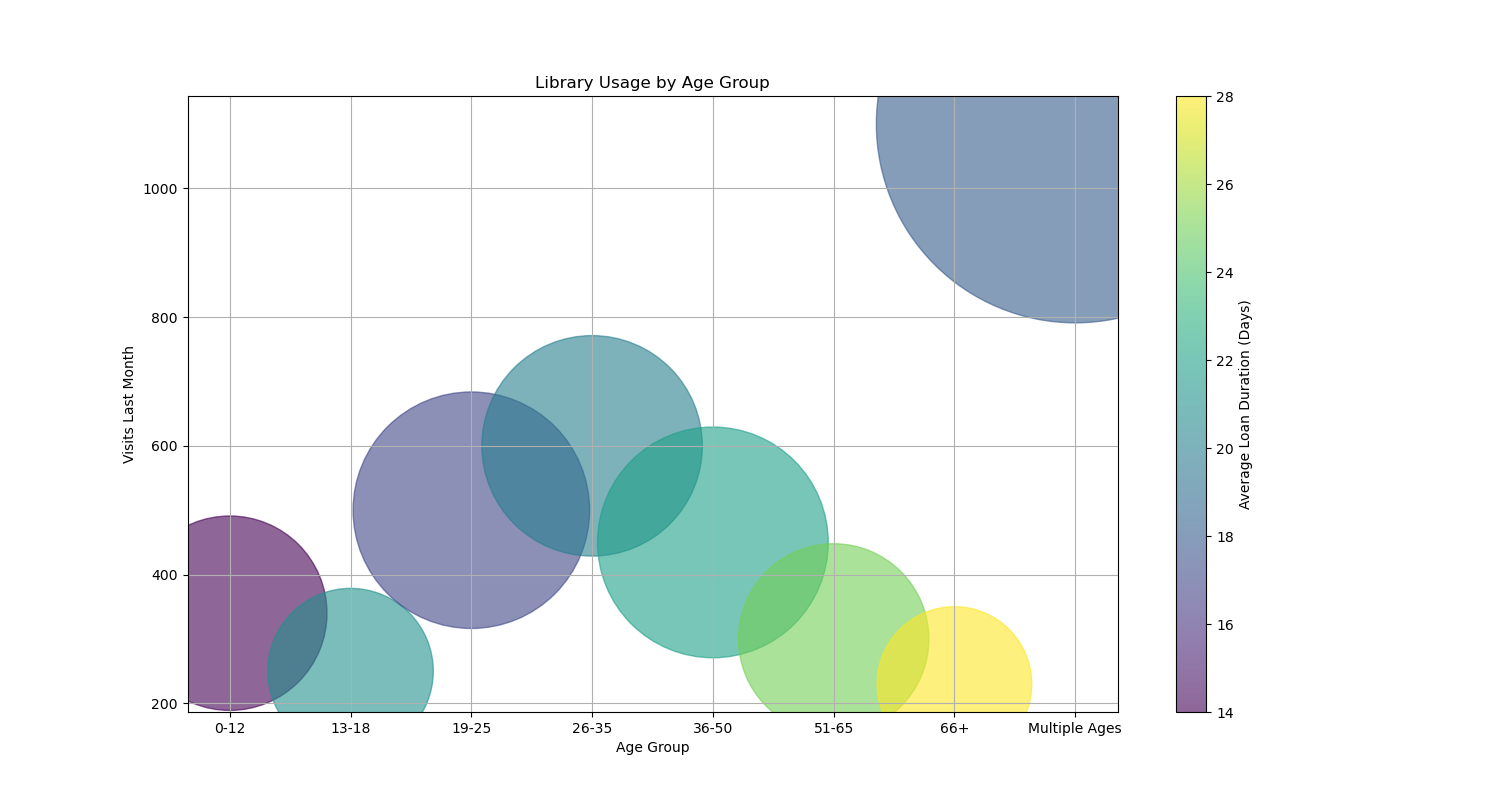

This chart was generated by the following Python code:

import matplotlib.pyplot as plt
import numpy as np

# Given table data
table_data = [
    {'Age Group': '0-12', 'Library Name': 'Rivertown Library', 'Visits Last Month': 340, 'Number of Books Loaned': 980, 'Average Loan Duration (Days)': 14},
    {'Age Group': '13-18', 'Library Name': 'Oldtown Library', 'Visits Last Month': 250, 'Number of Books Loaned': 710, 'Average Loan Duration (Days)': 21},
    {'Age Group': '19-25', 'Library Name': 'Liberty Library', 'Visits Last Month': 500, 'Number of Books Loaned': 1450, 'Average Loan Duration (Days)': 17},
    {'Age Group': '26-35', 'Library Name': 'Central Library', 'Visits Last Month': 600, 'Number of Books Loaned': 1260, 'Average Loan Duration (Days)': 20},
    {'Age Group': '36-50', 'Library Name': 'Kingsfield Library', 'Visits Last Month': 450, 'Number of Books Loaned': 1380, 'Average Loan Duration (Days)': 22},
    {'Age Group': '51-65', 'Library Name': 'Westside Library', 'Visits Last Month': 300, 'Number of Books Loaned': 940, 'Average Loan Duration (Days)': 25},
    {'Age Group': '66+', 'Library Name': 'Grand Arc Library', 'Visits Last Month': 230, 'Number of Books Loaned': 620, 'Average Loan Duration (Days)': 28},
    {'Age Group': 'Multiple Ages', 'Library Name': 'Springside Library', 'Visits Last Month': 1100, 'Number of Books Loaned': 4100, 'Average Loan Duration (Days)': 18}
]

# Create a figure and a set of subplots
plt.figure(figsize=(15, 8))

# Age Group labels, mapping to integer values for x-axis placement
age_groups = ['0-12', '13-18', '19-25', '26-35', '36-50', '51-65', '66+', 'Multiple Ages']
age_group_mapping = {age: index for index, age in enumerate(age_groups)}

# Extract data for plotting
x = [age_group_mapping[data['Age Group']] for data in table_data]
y = [data['Visits Last Month'] for data in table_data]
sizes = [data['Number of Books Loaned'] for data in table_data]
colors = [data['Average Loan Duration (Days)'] for data in table_data]

# Normalize the size of the bubbles to make them visible and proportional
size_scaler = 20  # Adjust size_scaler to change bubble sizes
sizes = [size * size_scaler for size in sizes]

# Create a bubble chart
scatter = plt.scatter(x, y, s=sizes, c=colors, alpha=0.6, cmap='viridis')

# Add a color bar
cbar = plt.colorbar(scatter)
cbar.set_label('Average Loan Duration (Days)')

# Set the x-axis to use the Age Group labels
plt.xticks(range(len(age_groups)), age_groups)

# Add labels and a title
plt.xlabel('Age Group')
plt.ylabel('Visits Last Month')
plt.title('Library Usage by Age Group')

# Show the plot
plt.grid(True)
plt.show()
